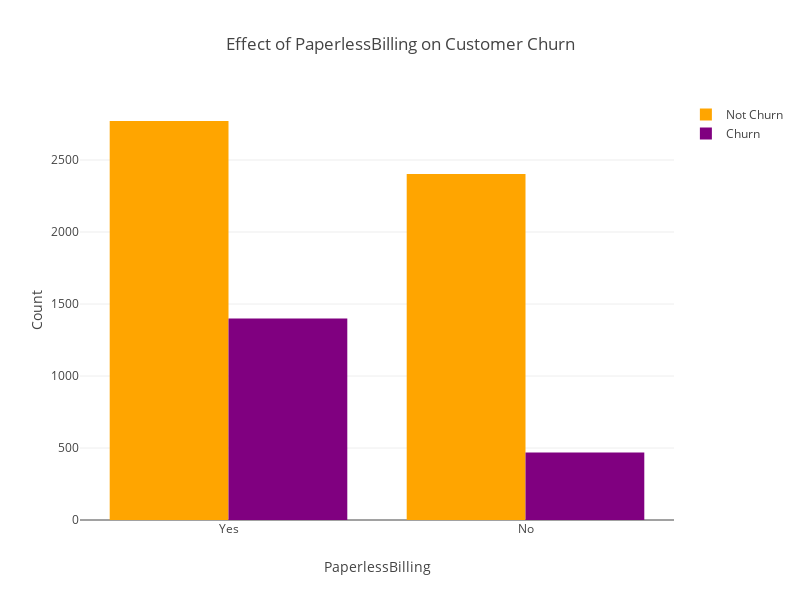

Notebook cell for this chart:
### Markdown cell above
First observation from above graph is most of the people have Phone Service.Those who don't have may be are only using Internet service of the telecom company.Also, people having phone service have higher churn ratio.

### Code cell
#let's check effect of PaperlessBilling
bar_plot('PaperlessBilling',data)

### Figure 1 — Plotly figure (JSON) as saved in the notebook; plotly's stock layout.template omitted (floating-point values rounded to 4 significant figures)
{"data": [{"marker": {"color": "orange"}, "name": "Not Churn", "type": "bar", "uid": "eaf69a34-cc3e-436b-8842-1ce1e616cfc9", "x": ["Yes", "No"], "y": [2771, 2403]}, {"marker": {"color": "purple"}, "name": "Churn", "type": "bar", "uid": "b4c21309-3978-4980-85b1-0031a24c5f50", "x": ["Yes", "No"], "y": [1400, 469]}], "layout": {"barmode": "group", "height": 600, "title": {"text": "Effect of PaperlessBilling on Customer Churn"}, "width": 800, "xaxis": {"title": {"text": "PaperlessBilling"}}, "yaxis": {"title": {"text": "Count"}}}}
